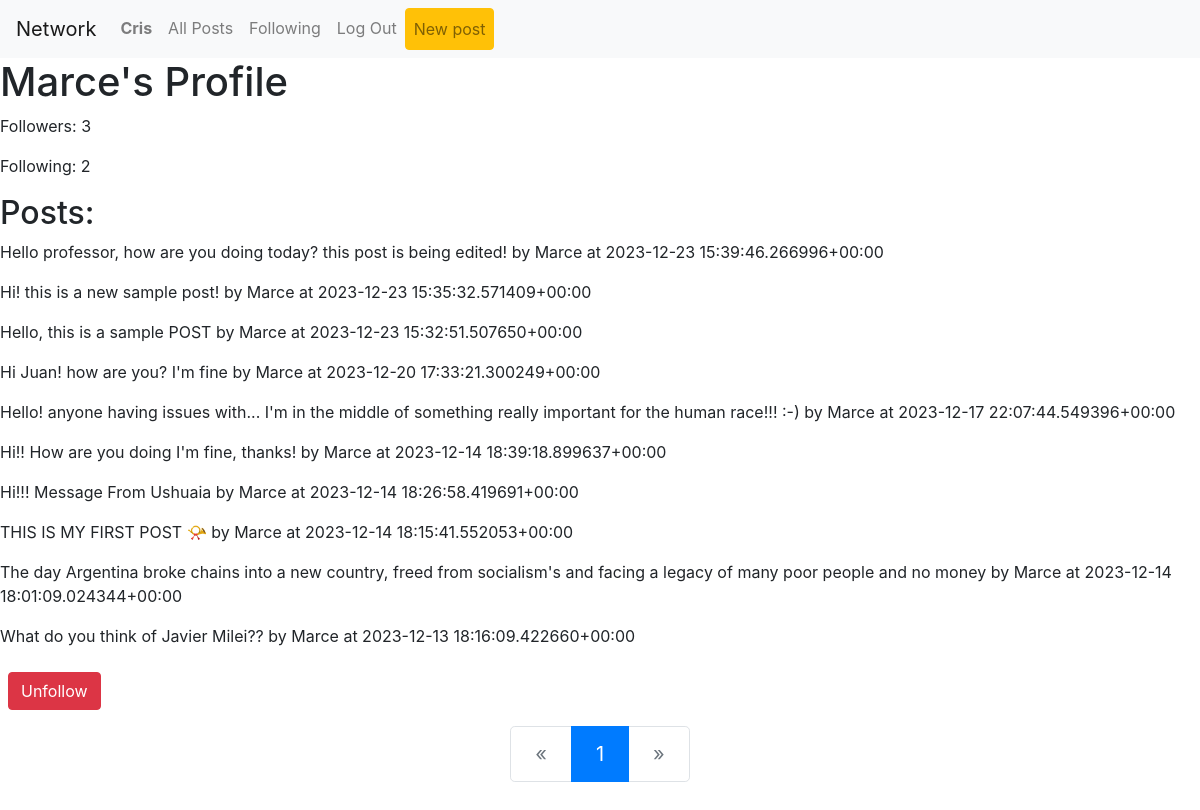
Before: /profile/Marce (signed in) with the older database file.
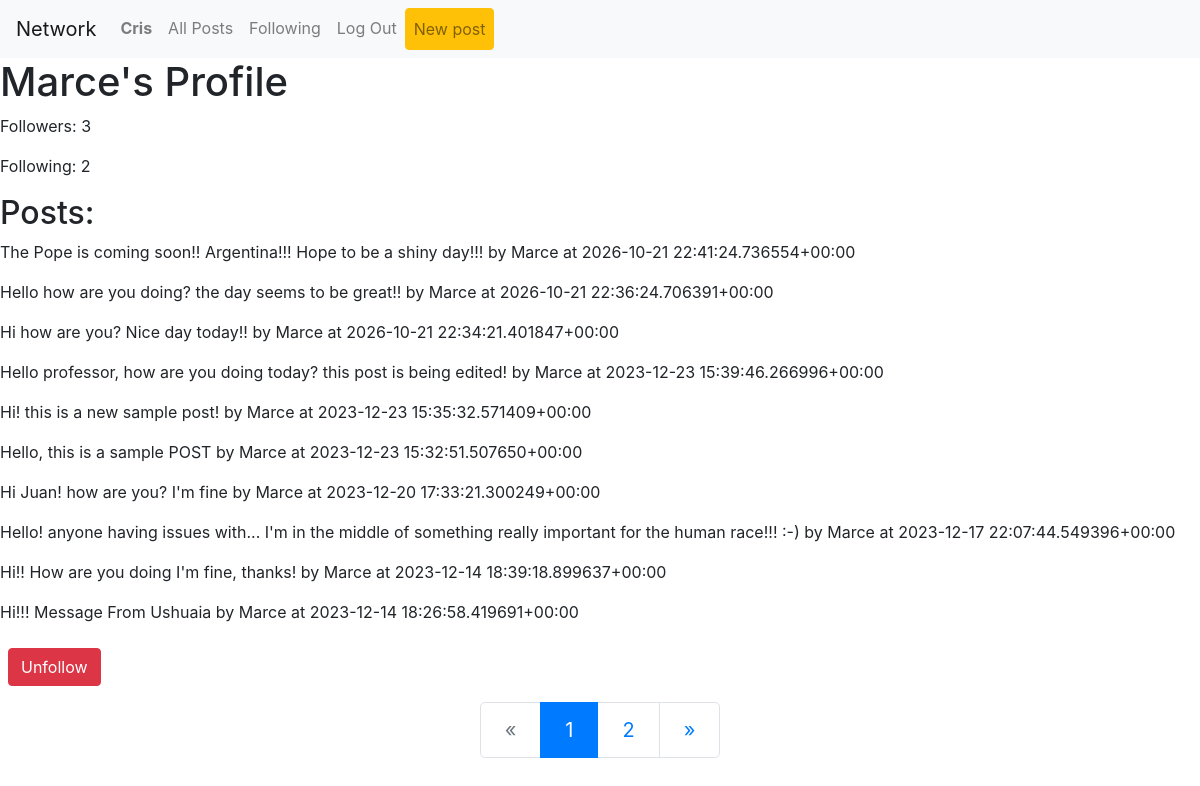
After: the same page with the newer database file.
### network/models.py (models this page shows)
class Post(models.Model):
    post = models.CharField(max_length=280, null=True, blank=True)
    created_by = models.ForeignKey(User, on_delete=models.CASCADE)
    created_date = models.DateTimeField(auto_now_add=True)
    likes = models.ManyToManyField(User, blank=True, related_name="liked_user", verbose_name="Likes")
    def __str__(self):
        return f"{self.post} by {self.created_by} at {self.created_date}"

class User(AbstractUser):
    pass
    def __str__(self):
        return f"{self.username}"

### network/views.py (the view)
# urls.py: path('profile/<str:username>', views.user_profile_view, name='profile'),
def user_profile_view(request, username):
    if(request.user.is_authenticated):
        user = get_object_or_404(User, username=username)
        user_profile = UserProfile.objects.get(user=user)
        posts = Post.objects.filter(created_by=user).order_by('-created_date')
        paginator = Paginator(posts, 10)
        if request.GET.get("page") != None:
            try:
                posts = paginator.page(request.GET.get("page"))
            except:
                posts = paginator.page(1)
        else:
            posts = paginator.page(1)
        current_profile = UserProfile.objects.get(user=request.user)
        followed = current_profile.following_users.filter(username=username).exists()
        print(followed)
        context = {
            'username':username,
            'user_profile': user_profile,
            'posts': posts,
            'followed': followed,
        }
        return render(request, 'network/profile.html', context)
    else:
        login_url = reverse('network:login')
        return redirect(login_url)

### network/templates/network/profile.html (shortened to what this page needs)
{% extends "network/layout.html" %}
{% block body %}
<h1>{{ username }}'s Profile</h1>
<p>Followers: {{ user_profile.followers.count }}</p>
<p>Following: {{ user_profile.following_users.count }}</p>
<h2>Posts:</h2>
{% for post in posts %}
    <p>{{ post }}</p>
{% endfor %}
<form method="POST" action="{% url 'network:follow_profile' %}">
    <button type="submit" name="add_follow" value="1" class="btn {% if followed %}btn-danger{% else %}btn-info{% endif %} mt-2 ml-2">
        {% if not followed %}
            Follow
        {% else %}
            Unfollow
        {% endif %}
    </button>
</form>
<div class="d-flex justify-content-center my-3">
    <nav aria-label="Page navigation">
        <ul class="pagination pagination-lg">
            {% if posts.has_previous %}
            <li class="page-item">
                <a class="page-link" href="?page={{ posts.previous_page_number }}" aria-label="Previous">
                    <span aria-hidden="true">&laquo;</span>
                    <span class="sr-only">Previous</span>
                </a>
            </li>
            {% else %}
            <li class="page-item disabled">
                <a class="page-link" href="#" aria-label="Previous">
                    <span aria-hidden="true">&laquo;</span>
                </a>
            </li>
            {% endif %}
            {% for i in posts.paginator.page_range %}
            <li class="page-item {% if i == posts.number %}active{% endif %}">
                <a class="page-link" href="?page={{ i }}">{{ i }}</a>
            </li>
            {% endfor %}
            {% if posts.has_next %}
            <li class="page-item">
                <a class="page-link" href="?page={{ posts.next_page_number }}" aria-label="Next">
                    <span aria-hidden="true">&raquo;</span>
                </a>
            </li>
            {% else %}
            <li class="page-item disabled">
                <a class="page-link" href="#" aria-label="Next">
                    <span aria-hidden="true">&raquo;</span>
                </a>
            </li>
            {% endif %}
        </ul>
    </nav>
</div>
{% endblock %}

Changed rows visible on the page:
no longer on this page (row unchanged): Post: post+created_by+created_date "THIS IS MY FIRST POST 📯 by Marce at 2023-12-14 18:15:41.552053+00:00"
no longer on this page (row unchanged): Post: post+created_by+created_date "The day Argentina broke chains into a new country, freed from socialism's and facing a legacy of many poor people and no money by Marce at 2023-12-14 18:01:09.024344+00:00"
no longer on this page (row unchanged): Post: post+created_by+created_date "What do you think of Javier Milei?? by Marce at 2023-12-13 18:16:09.422660+00:00"
added Post: post+created_by+created_date "The Pope is coming soon!! Argentina!!! Hope to be a shiny day!!! by Marce at 2026-10-21 22:41:24.736554+00:00"
added Post: post+created_by+created_date "Hello how are you doing? the day seems to be great!! by Marce at 2026-10-21 22:36:24.706391+00:00"
added Post: post+created_by+created_date "Hi how are you? Nice day today!! by Marce at 2026-10-21 22:34:21.401847+00:00"
Other visible differences:
new list line: "2"
